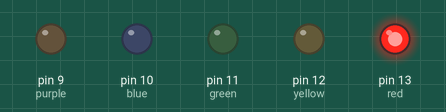
Simulated run of this sketch. Board: Arduino Uno, built with avr-gcc and run on an emulated ATmega328P. On the bench: output pins drawn as LEDs (lit = HIGH).

Above: at 0.1 s.
At 0.5 s:
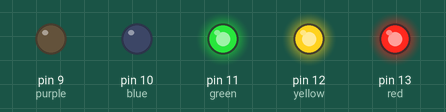
At 0.9 s:
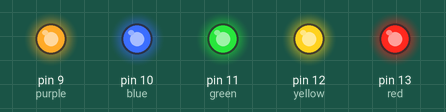
Timing chart, 0 to 2.4 s (numbered marks = the images above):
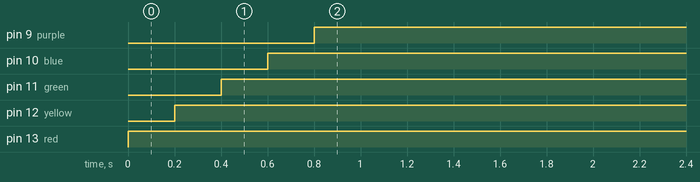

The sketch:

Robot_Lights_copy.ino
```cpp
int purple = 9; //Make sure your circuit is suing digital pin 13
int red = 13;
int yellow = 12;
int green = 11;
int blue = 10;

void flash(int light){
  digitalWrite(light, HIGH);
}

void setup() {
  // put your setup code here, to run once:
  pinMode(purple,OUTPUT);
  pinMode(blue,OUTPUT);
  pinMode(green,OUTPUT);
  pinMode(yellow,OUTPUT);
  pinMode(red,OUTPUT);
}

void loop() {
  // put your main code here, to run repeatedly:
  flash(red);
  delay(200);

  flash(yellow);
  delay(200);

  flash(green);
  delay(200);

  flash(blue);
  delay(200);

  flash(purple);
  delay(200);
  flash(red);
  delay(200);
  flash(red);
  delay(200);
}
```

Measured:
- by itself, pin 9 (purple): LOW → HIGH at 0.80 s
- by itself, pin 10 (blue): LOW → HIGH at 0.60 s
- by itself, pin 11 (green): LOW → HIGH at 0.40 s
- by itself, pin 12 (yellow): LOW → HIGH at 0.20 s
- by itself, pin 13 (red): LOW → HIGH at 0.00 s
